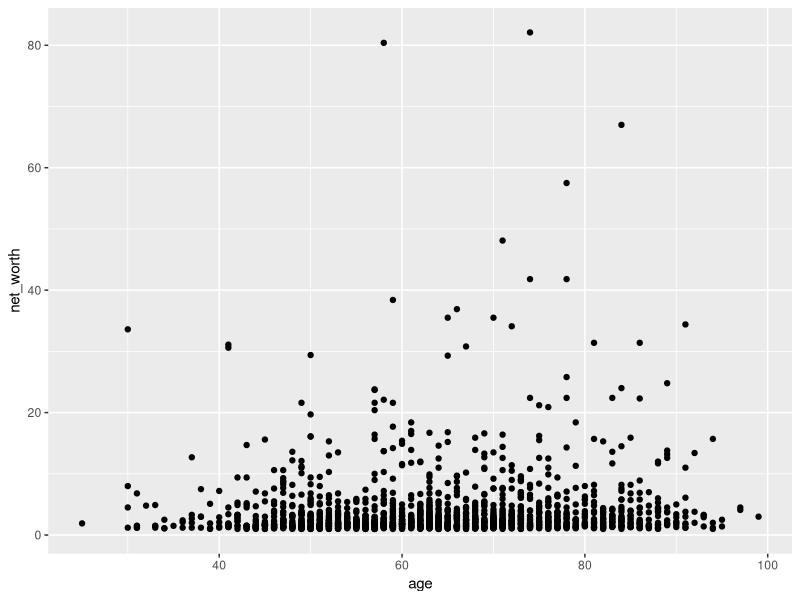
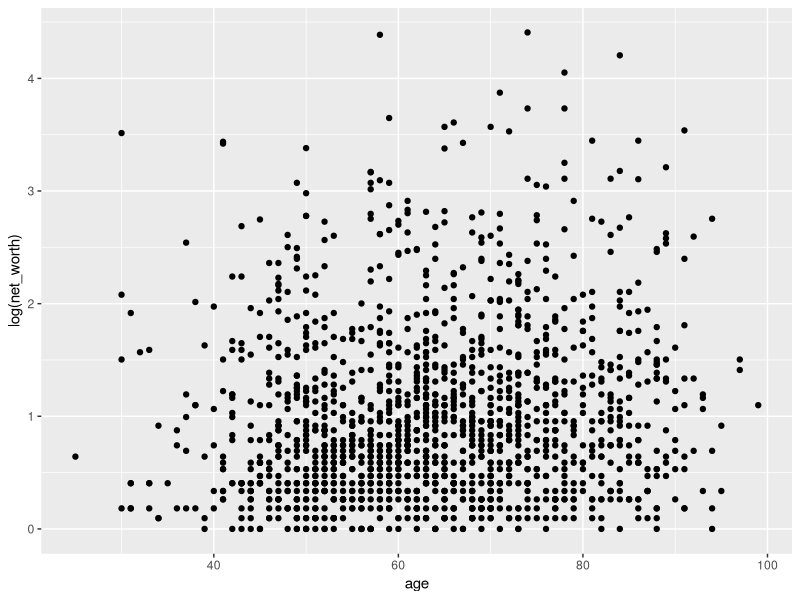
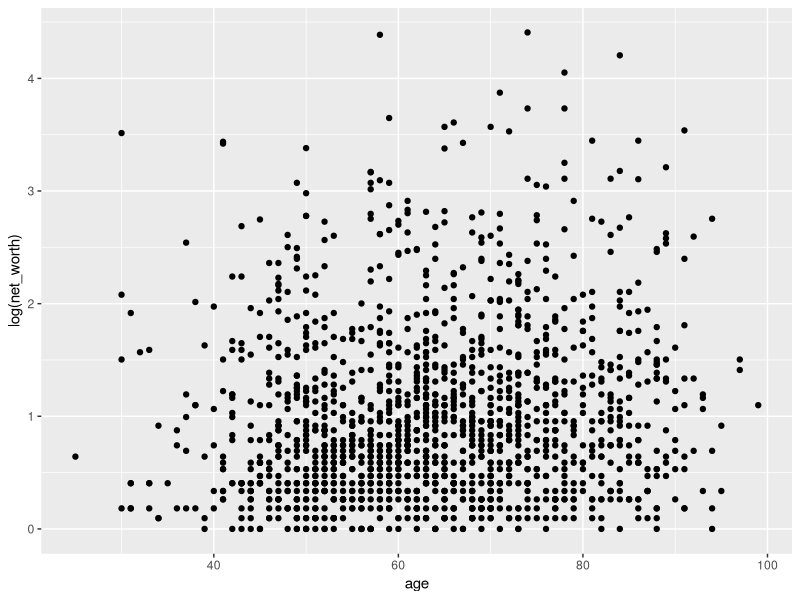
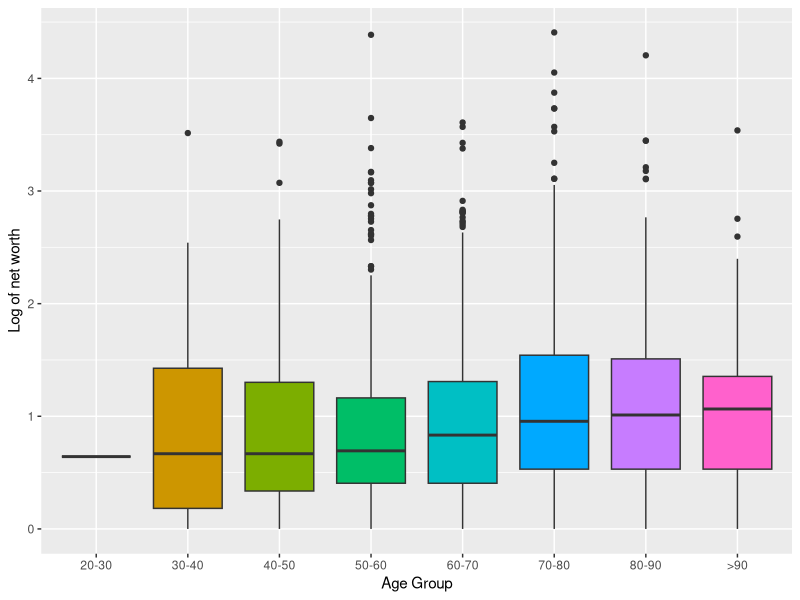

These figures' R source, in order:
# Q1 ----------------------------------------------------------------------

library(tidyverse)
forbes <- read_csv("forbes.csv")
forbes$rank <- parse_number(forbes$rank)
forbes$net_worth <- parse_number(forbes$net_worth)
forbes$age <- parse_number(forbes$age)

# Q2 ----------------------------------------------------------------------

# Those 3-digit numbers are in million, so they must be removed 
forbes <- forbes %>%
  filter (nchar(trunc(net_worth)) <= 2)

# Although other codes (such as the below one) are also applicable
forbes <- forbes %>%
  filter (net_worth < 954)

# We could also separate the net_worth into 2 columns (before using parse_number)
# by separate(forbes, into = c("net_worth", "letter"), sep = " ")
# and then use parse_number and filter those with B letters

# Q3 ----------------------------------------------------------------------

ggplot (forbes, aes (x = age, y = net_worth)) +
  geom_point()

# Since the data includes some numbers much larger than the majority, 
# it is useful to use logarithmic scales in this chart 
ggplot (forbes, aes (x = age, y = log(net_worth))) +
  geom_point()

# For improving the plot, it's better to ommit the rows with no specific age
ggplot(data = filter(forbes, age > 0), aes(x = age, y = log(net_worth))) +
  geom_point()

# In spite of the negligibe increase of the worth observed in older people,
# in order to provide a better plot, I am going to manipulate the data 
# and categorize the age of people into 8 groups

forbes <- forbes %>%
  filter (age > 0) %>%
  mutate (age_group = age %/% 10 - 1) 

forbes$age_group <- factor(forbes$age_group,
                           levels = c(1:8),
                           labels = c("20-30", "30-40", "40-50", "50-60", "60-70", 
                                      "70-80", "80-90", ">90"))

ggplot(data = forbes, mapping = aes(x = age_group, y = log(net_worth), fill = age_group)) +
  geom_boxplot(show.legend = FALSE) +
  xlab('Age Group') +
  ylab('Log of net worth') 

# Considering the plot, now we can observe that older people have more wealth
# in average, although the larger amounts are possessed by 70-80 years old people.


